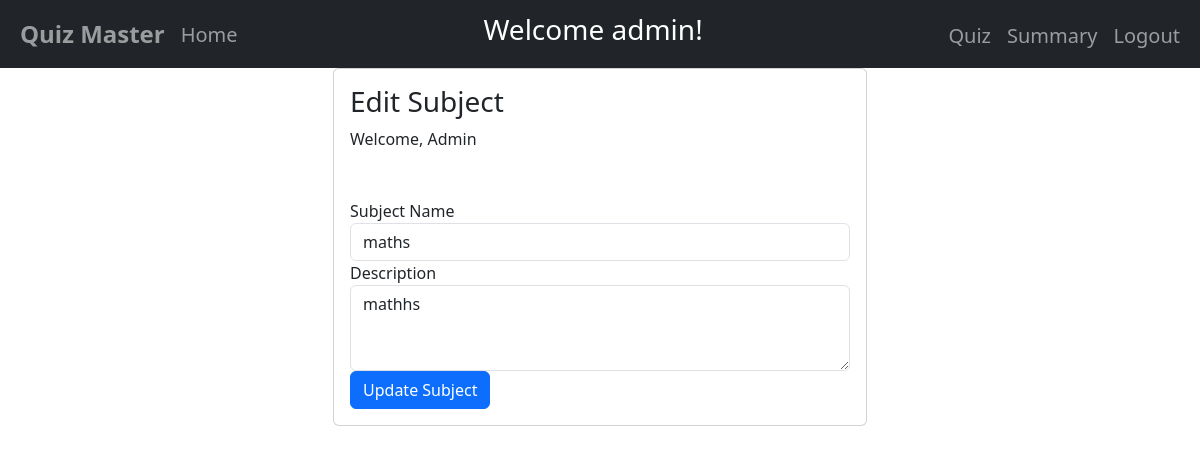
The page /edit_subject/1 (signed in) on the database its author committed.
### models.py (models this page shows)
class User(db.Model):
    id = db.Column(db.Integer, primary_key=True)
    email = db.Column(db.String(100), unique=True, nullable=False)
    password = db.Column(db.String(255), nullable=False)
    full_name = db.Column(db.String(100), nullable=False)
    qualification = db.Column(db.String(100))
    dob = db.Column(db.Date)
    role = db.Column(db.String(10), nullable=False, default='user')  # 'admin' or 'user'
    quizzes_taken = db.relationship('Score', backref='user', lazy=True)

class Subject(db.Model):
    id = db.Column(db.Integer, primary_key=True)
    name = db.Column(db.String(100), unique=True, nullable=False)
    description = db.Column(db.Text)

### main.py (the view)
@app.route('/edit_subject/<int:subject_id>', methods=['GET', 'POST'])
def edit_subject(subject_id):
    if 'user_id' not in session:
        return redirect(url_for('login'))
    user= User.query.get(session['user_id'])
    if user.role != 'admin':
        return redirect(url_for('dashboard'))
    subject = Subject.query.get(subject_id)
    if request.method == 'POST':
        subject.name = request.form['subject_name']
        subject.description = request.form['description']
        db.session.commit()
        flash('Subject updated successfully!', 'success')
        return redirect(url_for('dashboard'))
    return render_template('edit_subject.html', current_user=user, subject=subject)

### templates/edit_subject.html (shortened to what this page needs)
{% extends "base.html" %}
{% block content %}
<div class="container">
    <div class="row">
        <div class="col-md-6 offset-md-3">
            <div class="card">
                <div class="card-body">
                    <h3 class="card-title">Edit Subject</h3>
                    <p>Welcome, {{ current_user.full_name }}</p>
                </div>
                <div class="card-body">
                    <form method="POST">
                        <div class="form-group">
                            <label for="subject_name">Subject Name</label>
                            <input type="text" class="form-control" id="subject_name" name="subject_name" value="{{ subject.name }}" required>
                        </div>
                        <div class="form-group">
                            <label for="description">Description</label>
                            <textarea class="form-control" id="description" name="description" rows="3">{{ subject.description }}</textarea>
                        </div>
                        <button type="submit" class="btn btn-primary">Update Subject</button>
                    </form>
                </div>
            </div>
        </div>
    </div>
</div>
{% endblock %}

### templates/base.html (shortened to what this page needs)
<!DOCTYPE html>
<html lang="en">
<head>
    <link href="https://cdn.jsdelivr.net/npm/bootstrap@5.3.3/dist/css/bootstrap.min.css" rel="stylesheet">
    <link rel="stylesheet" href="https://cdnjs.cloudflare.com/ajax/libs/font-awesome/6.5.1/css/all.min.css">
</head>
<body>
    <nav class="navbar navbar-expand-lg navbar-dark bg-dark">
      <div class="container-fluid">
        <div class="collapse navbar-collapse" id="navbar">
            <div class="navbar-nav">
                <a class="nav-item nav-link fw-bold fs-4" href="/home">Quiz Master</a>
                <a class="nav-item nav-link fs-5 mt-1" href="/home">Home</a>
            </div>
            <div class="ms-auto">
                {% if current_user %}
                    <h3 class=" text-white">Welcome {{ current_user.role }}!</h3>
                {% endif %}
            </div>
            <div class="navbar-nav ms-auto">
                {% if current_user %}
                    {% if current_user.role == 'admin' %}
                    <a class="nav-item nav-link fs-5 mt-1" href="/quiz">Quiz</a>
                    {% else %}
                    <a class="nav-item nav-link fs-5 mt-1" href="/score">Score</a>
                    {% endif %}
                    <a class="nav-item nav-link fs-5 mt-1" href="/summary">Summary</a>
                    <a class="nav-item nav-link fs-5 mt-1" href="/logout">Logout</a>
                {% else %}
                    <a class="nav-item nav-link fs-5 mt-1" href="/login">Login</a>
                    <a class="nav-item nav-link fs-5 mt-1" href="/signup">Sign-Up</a>
                {% endif %}
            </div>
        </div>
      </div>
    </nav>
    <div class="container">{% block content %}{% endblock %}</div>
</body>
</html>

### rows shown on the page
User: role "admin", full_name "Admin"
Subject: subject_name "maths", description "mathhs"
